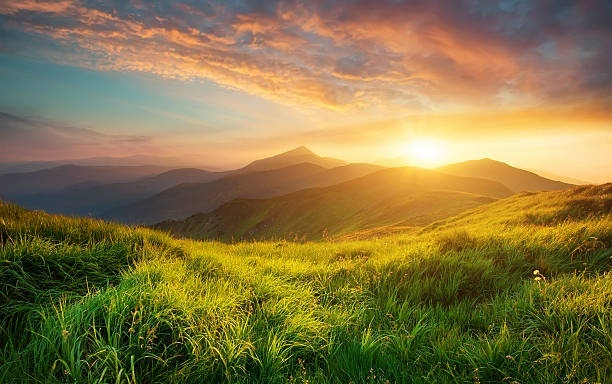
#> input picture Week1/img.jpg, 612 x 384 px
$ python q1.py
#> lines starting #> are read from the running program, lines starting #| are printed output that depends on the picture
import cv2 as cv

img = cv.imread('../../Week1/img.jpg')
#> img is the input picture: shape (384, 612, 3); mean B, G, R 69, 117.5, 134.5

img = cv.rectangle(img, (100, 100), (500, 500), (0,0, 255), -1)
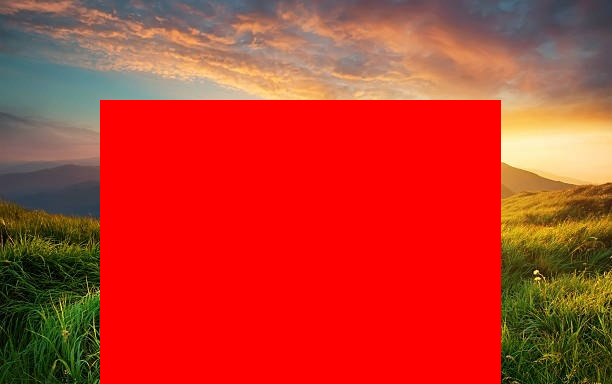
#> img: shape (384, 612, 3); mean B, G, R 41.4, 57.6, 190.9

cv.imshow('Image', img)
cv.waitKey(0)
